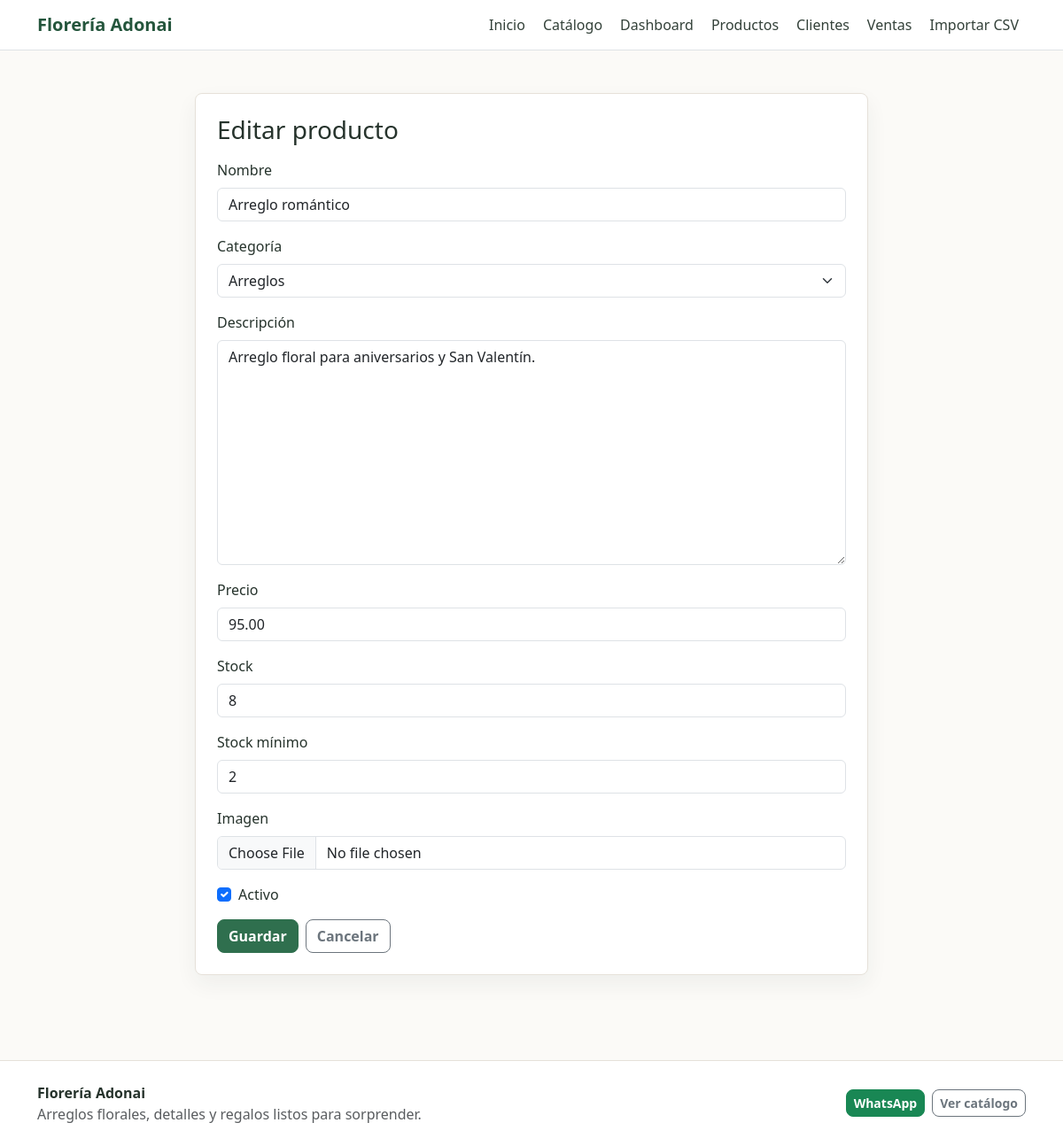
The page /productos/2/editar/ (signed in) on the database its author committed.
### gestion/models.py (models this page shows, shortened)
class Producto(models.Model):
    nombre = models.CharField(max_length=120, unique=True)
    categoria = models.ForeignKey(
        Categoria,
        on_delete=models.PROTECT,
        related_name='productos',
    )
    descripcion = models.TextField(blank=True)
    precio = models.DecimalField(
        max_digits=10,
        decimal_places=2,
        validators=[MinValueValidator(Decimal('0.00'))],
    )
    stock = models.PositiveIntegerField(default=0)
    stock_minimo = models.PositiveIntegerField(default=0)
    imagen = models.FileField(upload_to='productos/', blank=True, null=True)
    activo = models.BooleanField(default=True)
    fecha_creacion = models.DateTimeField(auto_now_add=True)
    fecha_actualizacion = models.DateTimeField(auto_now=True)
    class Meta:
        ordering = ['nombre']

### gestion/views.py (the view)
# urls.py: path('productos/<int:pk>/editar/', views.producto_editar, name='producto_editar'),
@staff_required
def producto_editar(request, pk):
    producto = get_object_or_404(Producto, pk=pk)
    if request.method == 'POST':
        form = ProductoForm(request.POST, request.FILES, instance=producto)
        if form.is_valid():
            form.save()
            messages.success(request, 'Producto actualizado correctamente.')
            return redirect('gestion:productos_lista')
    else:
        form = ProductoForm(instance=producto)
    return render(request, 'gestion/producto_form.html', {'form': form, 'titulo': 'Editar producto'})

### gestion/forms.py
class ProductoForm(BootstrapFormMixin, forms.ModelForm):
    class Meta:
        model = Producto
        fields = [
            'nombre',
            'categoria',
            'descripcion',
            'precio',
            'stock',
            'stock_minimo',
            'imagen',
            'activo',
        ]
        labels = {
            'categoria': 'Categoría',
            'descripcion': 'Descripción',
            'stock_minimo': 'Stock mínimo',
            'activo': 'Activo',
        }

### gestion/context_processors.py (called while the page is built)
def floreria_config(request):
    return {
        'floreria': {
            'nombre': settings.FLORERIA_NOMBRE,
            'yape': settings.FLORERIA_YAPE,
            'whatsapp': settings.FLORERIA_WHATSAPP,
            'promo': settings.FLORERIA_PROMO,
            'qr_yape_static': settings.FLORERIA_QR_YAPE_STATIC,
        }
    }

### gestion/models.py (called while the page is built)
    def __str__(self):
        return self.nombre

### gestion/views.py (called while the page is built)
def staff_required(view_func):
    @wraps(view_func)
    def _wrapped_view(request, *args, **kwargs):
        user = request.user
        if user.is_authenticated and (user.is_staff or user.is_superuser):
            return view_func(request, *args, **kwargs)
        return HttpResponse('acceso no autorizado', status=403)
    return _wrapped_view

### templates/gestion/producto_form.html (shortened to what this page needs)
{% extends 'gestion/base.html' %}
{% block content %}
<section class="container py-5">
  <div class="tool-panel form-panel">
    <h1 class="h3 mb-3">{{ titulo }}</h1>
    <form method="post" enctype="multipart/form-data">
      {% include 'gestion/_form_fields.html' with form=form %}
      <div class="d-flex gap-2">
        <button class="btn btn-primary" type="submit">Guardar</button>
        <a class="btn btn-outline-secondary" href="{% url 'gestion:productos_lista' %}">Cancelar</a>
      </div>
    </form>
  </div>
</section>
{% endblock %}

### templates/gestion/_form_fields.html (shortened to what this page needs)
{% for field in form %}
  {% if field.field.widget.input_type == 'checkbox' %}
    <div class="form-check mb-3">
      {{ field }}
      <label class="form-check-label" for="{{ field.id_for_label }}">{{ field.label }}</label>
    </div>
  {% else %}
    <div class="mb-3">
      <label class="form-label" for="{{ field.id_for_label }}">{{ field.label }}</label>
      {{ field }}
    </div>
  {% endif %}
{% endfor %}

### static/css/styles.css (style rules this page uses)
:root { --adonai-green: #2f6f4e; --adonai-green-dark: #24553c; --adonai-rose: #c95670; --adonai-rose-soft: #f9e5ea; --adonai-gold: #c69b4c; --adonai-ink: #26332c; --adonai-muted: #6f7b72; --adonai-bg: #fbfaf7; --adonai-border: #e6e1d9; }
body { background: var(--adonai-bg); color: var(--adonai-ink); }
a { color: var(--adonai-green); }
.btn { border-radius: 8px; font-weight: 600; }
.btn-primary { --bs-btn-bg: var(--adonai-green); --bs-btn-border-color: var(--adonai-green); --bs-btn-hover-bg: var(--adonai-green-dark); --bs-btn-hover-border-color: var(--adonai-green-dark); --bs-btn-active-bg: var(--adonai-green-dark); --bs-btn-active-border-color: var(--adonai-green-dark); }
.category-tile, .campaign-item, .stat-card, .tool-panel, .empty-state, .qr-panel { border: 1px solid var(--adonai-border); border-radius: 8px; background: #ffffff; }
.tool-panel { padding: 24px; box-shadow: 0 10px 24px rgba(38, 51, 44, 0.06); }
.form-panel { max-width: 760px; margin: 0 auto; }

### rows shown on the page
Producto: form "Arreglo romántico" "Arreglos" "Arreglo floral para aniversarios y San Valentín." "95.00" "8" "2", form "☑"

### other values the page prints
{{ floreria.nombre }} "Florería Adonai"
{{ titulo }} "Editar producto"
{{ field.label }} "Nombre" "Categoría" "Descripción" "Precio" "Stock" "Stock mínimo" "Imagen"
{{ field.label }} "Activo"
{{ floreria.promo }} "Arreglos florales, detalles y regalos listos para sorprender."
